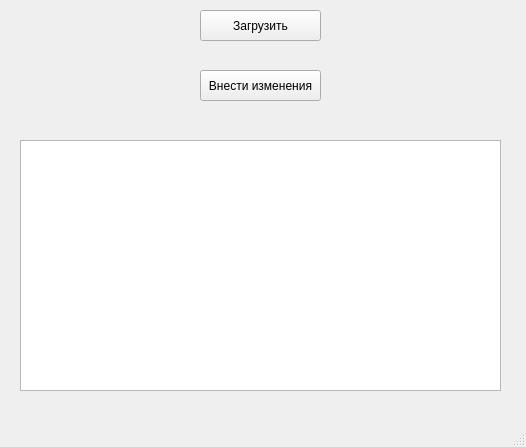
<?xml version="1.0" encoding="UTF-8"?>
<ui version="4.0">
 <class>MainWindow</class>
 <widget class="QMainWindow" name="MainWindow">
  <property name="geometry">
   <rect>
    <x>0</x>
    <y>0</y>
    <width>526</width>
    <height>447</height>
   </rect>
  </property>
  <property name="windowTitle">
   <string>Кофе</string>
  </property>
  <widget class="QWidget" name="centralwidget">
   <widget class="QPushButton" name="pushButton">
    <property name="geometry">
     <rect>
      <x>200</x>
      <y>10</y>
      <width>121</width>
      <height>31</height>
     </rect>
    </property>
    <property name="text">
     <string>Загрузить</string>
    </property>
   </widget>
   <widget class="QTableWidget" name="tableWidget">
    <property name="geometry">
     <rect>
      <x>20</x>
      <y>140</y>
      <width>481</width>
      <height>251</height>
     </rect>
    </property>
   </widget>
   <widget class="QPushButton" name="pushButton_2">
    <property name="geometry">
     <rect>
      <x>200</x>
      <y>70</y>
      <width>121</width>
      <height>31</height>
     </rect>
    </property>
    <property name="text">
     <string>Внести изменения</string>
    </property>
   </widget>
  </widget>
  <widget class="QMenuBar" name="menubar">
   <property name="geometry">
    <rect>
     <x>0</x>
     <y>0</y>
     <width>526</width>
     <height>21</height>
    </rect>
   </property>
  </widget>
  <widget class="QStatusBar" name="statusbar"/>
 </widget>
 <resources/>
 <connections/>
</ui>
